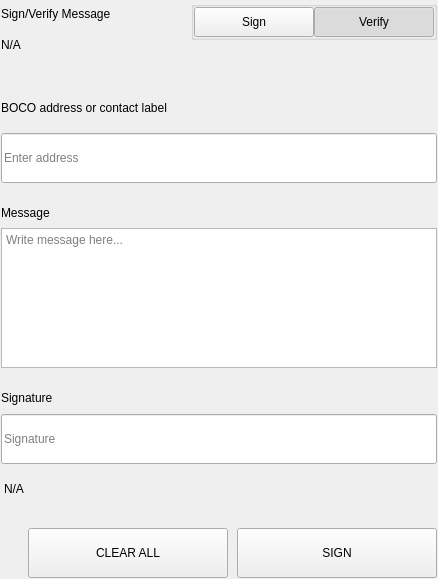
<?xml version="1.0" encoding="UTF-8"?>
<ui version="4.0">
 <class>SettingsSignMessageWidgets</class>
 <widget class="QWidget" name="SettingsSignMessageWidgets">
  <property name="geometry">
   <rect>
    <x>0</x>
    <y>0</y>
    <width>438</width>
    <height>579</height>
   </rect>
  </property>
  <property name="windowTitle">
   <string>Form</string>
  </property>
  <layout class="QVBoxLayout" name="verticalLayout">
   <property name="spacing">
    <number>0</number>
   </property>
   <property name="leftMargin">
    <number>0</number>
   </property>
   <property name="topMargin">
    <number>0</number>
   </property>
   <property name="rightMargin">
    <number>0</number>
   </property>
   <property name="bottomMargin">
    <number>0</number>
   </property>
   <item>
    <widget class="QWidget" name="left" native="true">
     <layout class="QVBoxLayout" name="verticalLayout_3">
      <property name="leftMargin">
       <number>0</number>
      </property>
      <property name="topMargin">
       <number>0</number>
      </property>
      <property name="rightMargin">
       <number>0</number>
      </property>
      <property name="bottomMargin">
       <number>0</number>
      </property>
      <item>
       <widget class="QWidget" name="container_sign" native="true">
        <layout class="QVBoxLayout" name="verticalLayout_2">
         <property name="spacing">
          <number>0</number>
         </property>
         <property name="leftMargin">
          <number>1</number>
         </property>
         <property name="topMargin">
          <number>1</number>
         </property>
         <property name="rightMargin">
          <number>1</number>
         </property>
         <property name="bottomMargin">
          <number>1</number>
         </property>
         <item>
          <layout class="QHBoxLayout" name="horizontalLayout_3" stretch="3,1">
           <property name="spacing">
            <number>40</number>
           </property>
           <item>
            <layout class="QVBoxLayout" name="verticalLayoutTitle">
             <property name="spacing">
              <number>5</number>
             </property>
             <item>
              <widget class="QLabel" name="labelTitle">
               <property name="text">
                <string>Sign/Verify Message</string>
               </property>
              </widget>
             </item>
             <item>
              <widget class="QLabel" name="labelSubtitle1">
               <property name="text">
                <string notr="true">N/A</string>
               </property>
               <property name="wordWrap">
                <bool>true</bool>
               </property>
              </widget>
             </item>
            </layout>
           </item>
           <item alignment="Qt::AlignRight|Qt::AlignTop">
            <widget class="QWidget" name="containerSwitch" native="true">
             <property name="styleSheet">
              <string notr="true">#containerSwitch{
	padding-top:9px;
}</string>
             </property>
             <layout class="QVBoxLayout" name="verticalLayout_6">
              <property name="spacing">
               <number>4</number>
              </property>
              <property name="leftMargin">
               <number>0</number>
              </property>
              <property name="topMargin">
               <number>0</number>
              </property>
              <property name="rightMargin">
               <number>0</number>
              </property>
              <property name="bottomMargin">
               <number>0</number>
              </property>
              <item alignment="Qt::AlignRight">
               <widget class="QGroupBox" name="groupBox">
                <property name="sizePolicy">
                 <sizepolicy hsizetype="Fixed" vsizetype="Preferred">
                  <horstretch>0</horstretch>
                  <verstretch>0</verstretch>
                 </sizepolicy>
                </property>
                <property name="title">
                 <string/>
                </property>
                <property name="alignment">
                 <set>Qt::AlignRight|Qt::AlignTop|Qt::AlignTrailing</set>
                </property>
                <layout class="QHBoxLayout" name="horizontalLayout_4">
                 <property name="spacing">
                  <number>0</number>
                 </property>
                 <property name="leftMargin">
                  <number>0</number>
                 </property>
                 <property name="topMargin">
                  <number>0</number>
                 </property>
                 <property name="rightMargin">
                  <number>0</number>
                 </property>
                 <property name="bottomMargin">
                  <number>0</number>
                 </property>
                 <item>
                  <widget class="QPushButton" name="pushSign">
                   <property name="minimumSize">
                    <size>
                     <width>120</width>
                     <height>30</height>
                    </size>
                   </property>
                   <property name="maximumSize">
                    <size>
                     <width>120</width>
                     <height>30</height>
                    </size>
                   </property>
                   <property name="focusPolicy">
                    <enum>Qt::NoFocus</enum>
                   </property>
                   <property name="text">
                    <string>Sign</string>
                   </property>
                   <property name="checkable">
                    <bool>true</bool>
                   </property>
                   <property name="autoExclusive">
                    <bool>true</bool>
                   </property>
                  </widget>
                 </item>
                 <item>
                  <widget class="QPushButton" name="pushVerify">
                   <property name="minimumSize">
                    <size>
                     <width>120</width>
                     <height>30</height>
                    </size>
                   </property>
                   <property name="maximumSize">
                    <size>
                     <width>120</width>
                     <height>30</height>
                    </size>
                   </property>
                   <property name="focusPolicy">
                    <enum>Qt::NoFocus</enum>
                   </property>
                   <property name="text">
                    <string>Verify</string>
                   </property>
                   <property name="checkable">
                    <bool>true</bool>
                   </property>
                   <property name="checked">
                    <bool>true</bool>
                   </property>
                   <property name="autoExclusive">
                    <bool>true</bool>
                   </property>
                  </widget>
                 </item>
                </layout>
               </widget>
              </item>
              <item alignment="Qt::AlignHCenter|Qt::AlignTop">
               <widget class="QLabel" name="labelSubtitleSwitch">
                <property name="text">
                 <string/>
                </property>
                <property name="alignment">
                 <set>Qt::AlignRight|Qt::AlignTrailing|Qt::AlignVCenter</set>
                </property>
               </widget>
              </item>
             </layout>
            </widget>
           </item>
          </layout>
         </item>
         <item>
          <spacer name="verticalSpacer_2">
           <property name="orientation">
            <enum>Qt::Vertical</enum>
           </property>
           <property name="sizeType">
            <enum>QSizePolicy::Fixed</enum>
           </property>
           <property name="sizeHint" stdset="0">
            <size>
             <width>20</width>
             <height>40</height>
            </size>
           </property>
          </spacer>
         </item>
         <item>
          <widget class="QWidget" name="containerAddress" native="true">
           <property name="sizePolicy">
            <sizepolicy hsizetype="Preferred" vsizetype="Fixed">
             <horstretch>0</horstretch>
             <verstretch>0</verstretch>
            </sizepolicy>
           </property>
           <layout class="QVBoxLayout" name="verticalLayout_5" stretch="0,0">
            <property name="spacing">
             <number>15</number>
            </property>
            <property name="leftMargin">
             <number>0</number>
            </property>
            <property name="topMargin">
             <number>0</number>
            </property>
            <property name="rightMargin">
             <number>0</number>
            </property>
            <property name="bottomMargin">
             <number>0</number>
            </property>
            <item>
             <widget class="QLabel" name="labelSubtitleAddress">
              <property name="minimumSize">
               <size>
                <width>0</width>
                <height>20</height>
               </size>
              </property>
              <property name="maximumSize">
               <size>
                <width>16777215</width>
                <height>20</height>
               </size>
              </property>
              <property name="text">
               <string>BOCO address or contact label</string>
              </property>
             </widget>
            </item>
            <item>
             <widget class="QLineEdit" name="addressIn_SM">
              <property name="minimumSize">
               <size>
                <width>0</width>
                <height>50</height>
               </size>
              </property>
              <property name="maximumSize">
               <size>
                <width>16777215</width>
                <height>50</height>
               </size>
              </property>
              <property name="placeholderText">
               <string>Enter address</string>
              </property>
             </widget>
            </item>
           </layout>
          </widget>
         </item>
         <item>
          <spacer name="verticalSpacer_3">
           <property name="orientation">
            <enum>Qt::Vertical</enum>
           </property>
           <property name="sizeType">
            <enum>QSizePolicy::Fixed</enum>
           </property>
           <property name="sizeHint" stdset="0">
            <size>
             <width>20</width>
             <height>20</height>
            </size>
           </property>
          </spacer>
         </item>
         <item>
          <layout class="QVBoxLayout" name="verticalLayout_9">
           <property name="spacing">
            <number>5</number>
           </property>
           <item>
            <widget class="QLabel" name="labelSubtitleMessage">
             <property name="minimumSize">
              <size>
               <width>0</width>
               <height>20</height>
              </size>
             </property>
             <property name="maximumSize">
              <size>
               <width>16777215</width>
               <height>20</height>
              </size>
             </property>
             <property name="text">
              <string>Message</string>
             </property>
            </widget>
           </item>
           <item>
            <widget class="QPlainTextEdit" name="messageIn_SM">
             <property name="minimumSize">
              <size>
               <width>0</width>
               <height>140</height>
              </size>
             </property>
             <property name="maximumSize">
              <size>
               <width>16777215</width>
               <height>140</height>
              </size>
             </property>
             <property name="placeholderText">
              <string>Write message here...</string>
             </property>
            </widget>
           </item>
          </layout>
         </item>
         <item>
          <spacer name="verticalSpacer_4">
           <property name="orientation">
            <enum>Qt::Vertical</enum>
           </property>
           <property name="sizeType">
            <enum>QSizePolicy::Fixed</enum>
           </property>
           <property name="sizeHint" stdset="0">
            <size>
             <width>20</width>
             <height>20</height>
            </size>
           </property>
          </spacer>
         </item>
         <item>
          <widget class="QWidget" name="widget" native="true">
           <property name="minimumSize">
            <size>
             <width>0</width>
             <height>75</height>
            </size>
           </property>
           <property name="maximumSize">
            <size>
             <width>16777215</width>
             <height>16777215</height>
            </size>
           </property>
           <layout class="QVBoxLayout" name="verticalLayout_4">
            <property name="leftMargin">
             <number>0</number>
            </property>
            <property name="topMargin">
             <number>0</number>
            </property>
            <property name="rightMargin">
             <number>0</number>
            </property>
            <property name="bottomMargin">
             <number>0</number>
            </property>
            <item>
             <widget class="QLabel" name="labelSubtitleSignature">
              <property name="minimumSize">
               <size>
                <width>0</width>
                <height>20</height>
               </size>
              </property>
              <property name="maximumSize">
               <size>
                <width>16777215</width>
                <height>20</height>
               </size>
              </property>
              <property name="text">
               <string>Signature</string>
              </property>
             </widget>
            </item>
            <item>
             <widget class="QLineEdit" name="signatureOut_SM">
              <property name="minimumSize">
               <size>
                <width>0</width>
                <height>50</height>
               </size>
              </property>
              <property name="placeholderText">
               <string>Signature</string>
              </property>
             </widget>
            </item>
           </layout>
          </widget>
         </item>
         <item>
          <widget class="QLabel" name="statusLabel_SM">
           <property name="styleSheet">
            <string notr="true">padding-top:5px;</string>
           </property>
           <property name="text">
            <string notr="true">N/A</string>
           </property>
          </widget>
         </item>
         <item>
          <spacer name="verticalSpacer">
           <property name="orientation">
            <enum>Qt::Vertical</enum>
           </property>
           <property name="sizeType">
            <enum>QSizePolicy::Fixed</enum>
           </property>
           <property name="sizeHint" stdset="0">
            <size>
             <width>20</width>
             <height>20</height>
            </size>
           </property>
          </spacer>
         </item>
         <item>
          <layout class="QHBoxLayout" name="horizontalLayout_7">
           <property name="spacing">
            <number>9</number>
           </property>
           <item>
            <spacer name="horizontalSpacer_5">
             <property name="orientation">
              <enum>Qt::Horizontal</enum>
             </property>
             <property name="sizeType">
              <enum>QSizePolicy::Expanding</enum>
             </property>
             <property name="sizeHint" stdset="0">
              <size>
               <width>40</width>
               <height>20</height>
              </size>
             </property>
            </spacer>
           </item>
           <item>
            <widget class="QPushButton" name="pushButtonClear">
             <property name="minimumSize">
              <size>
               <width>200</width>
               <height>50</height>
              </size>
             </property>
             <property name="focusPolicy">
              <enum>Qt::NoFocus</enum>
             </property>
             <property name="text">
              <string>CLEAR ALL</string>
             </property>
            </widget>
           </item>
           <item>
            <widget class="QPushButton" name="pushButtonSave">
             <property name="minimumSize">
              <size>
               <width>200</width>
               <height>50</height>
              </size>
             </property>
             <property name="maximumSize">
              <size>
               <width>200</width>
               <height>50</height>
              </size>
             </property>
             <property name="focusPolicy">
              <enum>Qt::NoFocus</enum>
             </property>
             <property name="text">
              <string>SIGN</string>
             </property>
            </widget>
           </item>
          </layout>
         </item>
        </layout>
       </widget>
      </item>
     </layout>
    </widget>
   </item>
  </layout>
 </widget>
 <resources/>
 <connections/>
</ui>
